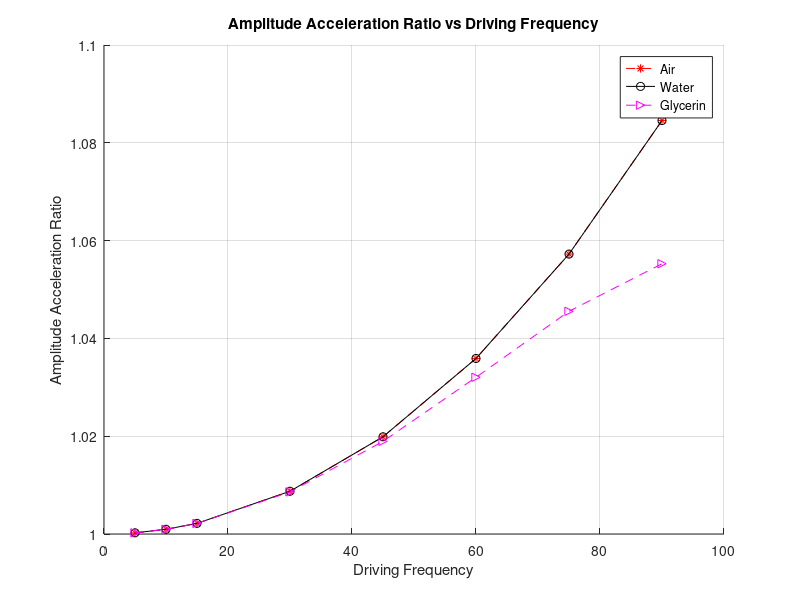

The MATLAB source for this figure:
%% Standard
clear; clc; close all;
%% Variables
m = .0042; % Kilograms
k = 436.3; % Spring Constant
R = .0232; % Meters
n = [1.85e-5 8.9e-4 .954]; % Fluid Viscocity
rho = [0.590 1000 1261]'; % Fluid Density, Kg/m
omega = [5,10,15,30,45,60,75,90]; % Driving Freq
%% Math

%Setup
nat_res_freq = sqrt(k/m);
visc_pentr = sqrt((2*n)'./(rho*omega));
drag_coeff = (-6*pi*n.*R)'.*(1+R./visc_pentr);
Xi_omega = drag_coeff/(2*m*nat_res_freq);
damp_freq = nat_res_freq*sqrt(1-(Xi_omega).^2);
r_omega = omega/nat_res_freq;

%Acceleration Amplitude Ratio

AR = (sqrt(1-(r_omega).^2).^2+(2*Xi_omega.*(r_omega).^2).^2).^(-1);
%% Plotting
figure;
hold on
title('Amplitude Acceleration Ratio vs Driving Frequency')
plot(omega, AR(1,:), '--*r')
plot(omega, AR(2,:), '-ok')
plot(omega, AR(3,:), '-->m')
legend('Air','Water','Glycerin')
grid on; xlabel('Driving Frequency'); ylabel ('Amplitude Acceleration Ratio')
hold off
